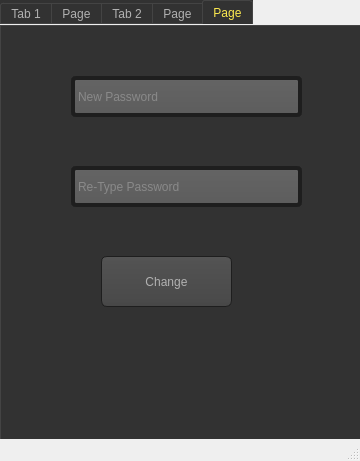
<?xml version="1.0" encoding="UTF-8"?>
<ui version="4.0">
 <class>MainWindow</class>
 <widget class="QMainWindow" name="MainWindow">
  <property name="geometry">
   <rect>
    <x>0</x>
    <y>0</y>
    <width>360</width>
    <height>461</height>
   </rect>
  </property>
  <property name="windowTitle">
   <string>MainWindow</string>
  </property>
  <widget class="QWidget" name="centralwidget">
   <widget class="QTabWidget" name="tabWidget">
    <property name="geometry">
     <rect>
      <x>0</x>
      <y>0</y>
      <width>361</width>
      <height>441</height>
     </rect>
    </property>
    <property name="styleSheet">
     <string notr="true">QToolTip
{
     border: 1px solid black;
     background-color: #ffa02f;
     padding: 1px;
     border-radius: 3px;
     opacity: 100;
}

QWidget
{
    color: #b1b1b1;
    background-color: #323232;
}

QTreeView, QListView
{
    background-color: silver;
    margin-left: 5px;
}

QWidget:item:hover
{
    background-color: QLinearGradient( x1: 0, y1: 0, x2: 0, y2: 1, stop: 0 #ffa02f, stop: 1 #ca0619);
    color: #000000;
}

QWidget:item:selected
{
    background-color: QLinearGradient( x1: 0, y1: 0, x2: 0, y2: 1, stop: 0 #ffa02f, stop: 1 #d7801a);
}

QMenuBar::item
{
    background: transparent;
}

QMenuBar::item:selected
{
    background: transparent;
    border: 1px solid #ffaa00;
}

QMenuBar::item:pressed
{
    background: #444;
    border: 1px solid #000;
    background-color: QLinearGradient(
        x1:0, y1:0,
        x2:0, y2:1,
        stop:1 #212121,
        stop:0.4 #343434/*,
        stop:0.2 #343434,
        stop:0.1 #ffaa00*/
    );
    margin-bottom:-1px;
    padding-bottom:1px;
}

QMenu
{
    border: 1px solid #000;
}

QMenu::item
{
    padding: 2px 20px 2px 20px;
}

QMenu::item:selected
{
    color: #000000;
}

QWidget:disabled
{
    color: #808080;
    background-color: #323232;
}

QAbstractItemView
{
    background-color: QLinearGradient( x1: 0, y1: 0, x2: 0, y2: 1, stop: 0 #4d4d4d, stop: 0.1 #646464, stop: 1 #5d5d5d);
}

QWidget:focus
{
    /*border: 1px solid darkgray;*/
}

QLineEdit
{
    background-color: QLinearGradient( x1: 0, y1: 0, x2: 0, y2: 1, stop: 0 #4d4d4d, stop: 0 #646464, stop: 1 #5d5d5d);
    padding: 1px;
    border-style: solid;
    border: 4px solid #1e1e1e;
    border-radius: 5;
}

QPushButton
{
    color: #b1b1b1;
    background-color: QLinearGradient( x1: 0, y1: 0, x2: 0, y2: 1, stop: 0 #565656, stop: 0.1 #525252, stop: 0.5 #4e4e4e, stop: 0.9 #4a4a4a, stop: 1 #464646);
    border-width: 1px;
    border-color: #1e1e1e;
    border-style: solid;
    border-radius: 6;
    padding: 3px;
    font-size: 12px;
    padding-left: 5px;
    padding-right: 5px;
    min-width: 40px;
}

QPushButton:pressed
{
    
	color: rgb(252, 233, 79);
}

QComboBox
{
    selection-background-color: #ffaa00;
    background-color: QLinearGradient( x1: 0, y1: 0, x2: 0, y2: 1, stop: 0 #565656, stop: 0.1 #525252, stop: 0.5 #4e4e4e, stop: 0.9 #4a4a4a, stop: 1 #464646);
    border-style: solid;
    border: 1px solid #1e1e1e;
    border-radius: 5;
}

QComboBox:hover,QPushButton:hover
{
    border: 2px solid QLinearGradient( x1: 0, y1: 0, x2: 0, y2: 1, stop: 0 #ffa02f, stop: 1 #d7801a);
}


QComboBox:on
{
    padding-top: 3px;
    padding-left: 4px;
    background-color: QLinearGradient( x1: 0, y1: 0, x2: 0, y2: 1, stop: 0 #2d2d2d, stop: 0.1 #2b2b2b, stop: 0.5 #292929, stop: 0.9 #282828, stop: 1 #252525);
    selection-background-color: #ffaa00;
}

QComboBox QAbstractItemView
{
    border: 2px solid darkgray;
    selection-background-color: QLinearGradient( x1: 0, y1: 0, x2: 0, y2: 1, stop: 0 #ffa02f, stop: 1 #d7801a);
}

QComboBox::drop-down
{
     subcontrol-origin: padding;
     subcontrol-position: top right;
     width: 15px;

     border-left-width: 0px;
     border-left-color: darkgray;
     border-left-style: solid; /* just a single line */
     border-top-right-radius: 3px; /* same radius as the QComboBox */
     border-bottom-right-radius: 3px;
 }

QComboBox::down-arrow
{
     image: url(:/dark_orange/img/down_arrow.png);
}

QGroupBox
{
    border: 1px solid darkgray;
    margin-top: 10px;
}

QGroupBox:focus
{
    border: 1px solid darkgray;
}

QTextEdit:focus
{
    border: 1px solid darkgray;
}

QScrollBar:horizontal {
     border: 1px solid #222222;
     background: QLinearGradient( x1: 0, y1: 0, x2: 0, y2: 1, stop: 0.0 #121212, stop: 0.2 #282828, stop: 1 #484848);
     height: 7px;
     margin: 0px 16px 0 16px;
}

QScrollBar::handle:horizontal
{
      background: QLinearGradient( x1: 0, y1: 0, x2: 1, y2: 0, stop: 0 #ffa02f, stop: 0.5 #d7801a, stop: 1 #ffa02f);
      min-height: 20px;
      border-radius: 2px;
}

QScrollBar::add-line:horizontal {
      border: 1px solid #1b1b19;
      border-radius: 2px;
      background: QLinearGradient( x1: 0, y1: 0, x2: 1, y2: 0, stop: 0 #ffa02f, stop: 1 #d7801a);
      width: 14px;
      subcontrol-position: right;
      subcontrol-origin: margin;
}

QScrollBar::sub-line:horizontal {
      border: 1px solid #1b1b19;
      border-radius: 2px;
      background: QLinearGradient( x1: 0, y1: 0, x2: 1, y2: 0, stop: 0 #ffa02f, stop: 1 #d7801a);
      width: 14px;
     subcontrol-position: left;
     subcontrol-origin: margin;
}

QScrollBar::right-arrow:horizontal, QScrollBar::left-arrow:horizontal
{
      border: 1px solid black;
      width: 1px;
      height: 1px;
      background: white;
}

QScrollBar::add-page:horizontal, QScrollBar::sub-page:horizontal
{
      background: none;
}

QScrollBar:vertical
{
      background: QLinearGradient( x1: 0, y1: 0, x2: 1, y2: 0, stop: 0.0 #121212, stop: 0.2 #282828, stop: 1 #484848);
      width: 7px;
      margin: 16px 0 16px 0;
      border: 1px solid #222222;
}

QScrollBar::handle:vertical
{
      background: QLinearGradient( x1: 0, y1: 0, x2: 0, y2: 1, stop: 0 #ffa02f, stop: 0.5 #d7801a, stop: 1 #ffa02f);
      min-height: 20px;
      border-radius: 2px;
}

QScrollBar::add-line:vertical
{
      border: 1px solid #1b1b19;
      border-radius: 2px;
      background: QLinearGradient( x1: 0, y1: 0, x2: 0, y2: 1, stop: 0 #ffa02f, stop: 1 #d7801a);
      height: 14px;
      subcontrol-position: bottom;
      subcontrol-origin: margin;
}

QScrollBar::sub-line:vertical
{
      border: 1px solid #1b1b19;
      border-radius: 2px;
      background: QLinearGradient( x1: 0, y1: 0, x2: 0, y2: 1, stop: 0 #d7801a, stop: 1 #ffa02f);
      height: 14px;
      subcontrol-position: top;
      subcontrol-origin: margin;
}

QScrollBar::up-arrow:vertical, QScrollBar::down-arrow:vertical
{
      border: 1px solid black;
      width: 1px;
      height: 1px;
      background: white;
}


QScrollBar::add-page:vertical, QScrollBar::sub-page:vertical
{
      background: none;
}

QTextEdit
{
    background-color: #242424;
}

QPlainTextEdit
{
    background-color: #242424;
}

QHeaderView::section
{
    background-color: QLinearGradient(x1:0, y1:0, x2:0, y2:1, stop:0 #616161, stop: 0.5 #505050, stop: 0.6 #434343, stop:1 #656565);
    color: white;
    padding-left: 4px;
    border: 1px solid #6c6c6c;
}

QCheckBox:disabled
{
color: #414141;
}

QDockWidget::title
{
    text-align: center;
    spacing: 3px; /* spacing between items in the tool bar */
    background-color: QLinearGradient(x1:0, y1:0, x2:0, y2:1, stop:0 #323232, stop: 0.5 #242424, stop:1 #323232);
}

QDockWidget::close-button, QDockWidget::float-button
{
    text-align: center;
    spacing: 1px; /* spacing between items in the tool bar */
    background-color: QLinearGradient(x1:0, y1:0, x2:0, y2:1, stop:0 #323232, stop: 0.5 #242424, stop:1 #323232);
}

QDockWidget::close-button:hover, QDockWidget::float-button:hover
{
    background: #242424;
}

QDockWidget::close-button:pressed, QDockWidget::float-button:pressed
{
    padding: 1px -1px -1px 1px;
}

QMainWindow::separator
{
    background-color: QLinearGradient(x1:0, y1:0, x2:0, y2:1, stop:0 #161616, stop: 0.5 #151515, stop: 0.6 #212121, stop:1 #343434);
    color: white;
    padding-left: 4px;
    border: 1px solid #4c4c4c;
    spacing: 3px; /* spacing between items in the tool bar */
}

QMainWindow::separator:hover
{

    background-color: QLinearGradient(x1:0, y1:0, x2:0, y2:1, stop:0 #d7801a, stop:0.5 #b56c17 stop:1 #ffa02f);
    color: white;
    padding-left: 4px;
    border: 1px solid #6c6c6c;
    spacing: 3px; /* spacing between items in the tool bar */
}

QToolBar::handle
{
     spacing: 3px; /* spacing between items in the tool bar */
     background: url(:/dark_orange/img/handle.png);
}

QMenu::separator
{
    height: 2px;
    background-color: QLinearGradient(x1:0, y1:0, x2:0, y2:1, stop:0 #161616, stop: 0.5 #151515, stop: 0.6 #212121, stop:1 #343434);
    color: white;
    padding-left: 4px;
    margin-left: 10px;
    margin-right: 5px;
}

QProgressBar
{
    border: 2px solid grey;
    border-radius: 5px;
    text-align: center;
}

QProgressBar::chunk
{
    background-color: #d7801a;
    width: 2.15px;
    margin: 0.5px;
}

QTabBar::tab {
    color: #b1b1b1;
    border: 1px solid #444;
    border-bottom-style: none;
    background-color: #323232;
    padding-left: 10px;
    padding-right: 10px;
    padding-top: 3px;
    padding-bottom: 2px;
    margin-right: -1px;
}

QTabWidget::pane {
    border: 1px solid #444;
    top: 1px;
}

QTabBar::tab:last
{
    margin-right: 0; /* the last selected tab has nothing to overlap with on the right */
    border-top-right-radius: 3px;
}

QTabBar::tab:first:!selected
{
 margin-left: 0px; /* the last selected tab has nothing to overlap with on the right */


    border-top-left-radius: 3px;
}

QTabBar::tab:!selected
{
    color: #b1b1b1;
    border-bottom-style: solid;
    margin-top: 3px;
    background-color: QLinearGradient(x1:0, y1:0, x2:0, y2:1, stop:1 #212121, stop:.4 #343434);
}

QTabBar::tab:selected
{
color: rgb(252, 233, 79);

    border-top-left-radius: 3px;
    border-top-right-radius: 3px;
    margin-bottom: 0px;
}

QTabBar::tab:!selected:hover
{
    /*border-top: 2px solid #ffaa00;
    padding-bottom: 3px;*/
   
	
	background-color: rgb(252, 233, 79);
    border-top-left-radius: 3px;
    border-top-right-radius: 3px;
    background-color: QLinearGradient(x1:0, y1:0, x2:0, y2:1, stop:1 #212121, stop:0.4 #343434, stop:0.2 #343434, stop:0.1 #ffaa00);
}

QRadioButton::indicator:checked, QRadioButton::indicator:unchecked{
    color: #b1b1b1;
    background-color: #323232;
    border: 1px solid #b1b1b1;
    border-radius: 6px;
}

QRadioButton::indicator:checked
{
    background-color: qradialgradient(
        cx: 0.5, cy: 0.5,
        fx: 0.5, fy: 0.5,
        radius: 1.0,
        stop: 0.25 #ffaa00,
        stop: 0.3 #323232
    );
}

QCheckBox::indicator{
    color: #b1b1b1;
    background-color: #323232;
    border: 1px solid #b1b1b1;
    width: 9px;
    height: 9px;
}

QRadioButton::indicator
{
    border-radius: 6px;
}

QRadioButton::indicator:hover, QCheckBox::indicator:hover
{
    border: 1px solid #ffaa00;
}

QCheckBox::indicator:checked
{
    image:url(:/dark_orange/img/checkbox.png);
}

QCheckBox::indicator:disabled, QRadioButton::indicator:disabled
{
    border: 1px solid #444;
}


QSlider::groove:horizontal {
    border: 1px solid #3A3939;
    height: 8px;
    background: #201F1F;
    margin: 2px 0;
    border-radius: 2px;
}

QSlider::handle:horizontal {
    background: QLinearGradient( x1: 0, y1: 0, x2: 0, y2: 1,
      stop: 0.0 silver, stop: 0.2 #a8a8a8, stop: 1 #727272);
    border: 1px solid #3A3939;
    width: 14px;
    height: 14px;
    margin: -4px 0;
    border-radius: 2px;
}

QSlider::groove:vertical {
    border: 1px solid #3A3939;
    width: 8px;
    background: #201F1F;
    margin: 0 0px;
    border-radius: 2px;
}

QSlider::handle:vertical {
    background: QLinearGradient( x1: 0, y1: 0, x2: 0, y2: 1, stop: 0.0 silver,
      stop: 0.2 #a8a8a8, stop: 1 #727272);
    border: 1px solid #3A3939;
    width: 14px;
    height: 14px;
    margin: 0 -4px;
    border-radius: 2px;
}

QAbstractSpinBox {
    padding-top: 2px;
    padding-bottom: 2px;
    border: 1px solid darkgray;

    border-radius: 2px;
    min-width: 50px;
}

</string>
    </property>
    <property name="currentIndex">
     <number>4</number>
    </property>
    <widget class="QWidget" name="tab">
     <attribute name="title">
      <string>Tab 1</string>
     </attribute>
     <widget class="QLineEdit" name="lineEdit">
      <property name="geometry">
       <rect>
        <x>60</x>
        <y>50</y>
        <width>231</width>
        <height>41</height>
       </rect>
      </property>
      <property name="placeholderText">
       <string>Username</string>
      </property>
     </widget>
     <widget class="QPushButton" name="pushButton">
      <property name="geometry">
       <rect>
        <x>20</x>
        <y>220</y>
        <width>131</width>
        <height>51</height>
       </rect>
      </property>
      <property name="text">
       <string>Login</string>
      </property>
     </widget>
     <widget class="QLineEdit" name="lineEdit_2">
      <property name="geometry">
       <rect>
        <x>60</x>
        <y>140</y>
        <width>231</width>
        <height>41</height>
       </rect>
      </property>
      <property name="echoMode">
       <enum>QLineEdit::Password</enum>
      </property>
      <property name="placeholderText">
       <string>Password</string>
      </property>
     </widget>
     <widget class="QPushButton" name="pushButton_2">
      <property name="geometry">
       <rect>
        <x>170</x>
        <y>360</y>
        <width>181</width>
        <height>41</height>
       </rect>
      </property>
      <property name="text">
       <string>Sign Up</string>
      </property>
     </widget>
     <widget class="QPushButton" name="pushButton_7">
      <property name="geometry">
       <rect>
        <x>200</x>
        <y>220</y>
        <width>131</width>
        <height>51</height>
       </rect>
      </property>
      <property name="text">
       <string>Forget Pass</string>
      </property>
     </widget>
    </widget>
    <widget class="QWidget" name="tab_3">
     <attribute name="title">
      <string>Page</string>
     </attribute>
     <widget class="QLineEdit" name="lineEdit_3">
      <property name="geometry">
       <rect>
        <x>70</x>
        <y>30</y>
        <width>231</width>
        <height>41</height>
       </rect>
      </property>
      <property name="placeholderText">
       <string>Name</string>
      </property>
     </widget>
     <widget class="QLineEdit" name="lineEdit_4">
      <property name="geometry">
       <rect>
        <x>70</x>
        <y>90</y>
        <width>231</width>
        <height>41</height>
       </rect>
      </property>
      <property name="placeholderText">
       <string>Username</string>
      </property>
     </widget>
     <widget class="QLineEdit" name="lineEdit_5">
      <property name="geometry">
       <rect>
        <x>70</x>
        <y>150</y>
        <width>231</width>
        <height>41</height>
       </rect>
      </property>
      <property name="placeholderText">
       <string>Email</string>
      </property>
     </widget>
     <widget class="QLineEdit" name="lineEdit_6">
      <property name="geometry">
       <rect>
        <x>70</x>
        <y>210</y>
        <width>231</width>
        <height>41</height>
       </rect>
      </property>
      <property name="echoMode">
       <enum>QLineEdit::Password</enum>
      </property>
      <property name="placeholderText">
       <string>Password</string>
      </property>
     </widget>
     <widget class="QLineEdit" name="lineEdit_8">
      <property name="geometry">
       <rect>
        <x>70</x>
        <y>270</y>
        <width>231</width>
        <height>41</height>
       </rect>
      </property>
      <property name="echoMode">
       <enum>QLineEdit::Password</enum>
      </property>
      <property name="placeholderText">
       <string>Re-Type Password</string>
      </property>
     </widget>
     <widget class="QPushButton" name="pushButton_3">
      <property name="geometry">
       <rect>
        <x>190</x>
        <y>330</y>
        <width>131</width>
        <height>51</height>
       </rect>
      </property>
      <property name="text">
       <string>SignUp</string>
      </property>
     </widget>
     <widget class="QPushButton" name="pushButton_8">
      <property name="geometry">
       <rect>
        <x>20</x>
        <y>330</y>
        <width>131</width>
        <height>51</height>
       </rect>
      </property>
      <property name="text">
       <string>Back</string>
      </property>
     </widget>
    </widget>
    <widget class="QWidget" name="tab_2">
     <attribute name="title">
      <string>Tab 2</string>
     </attribute>
     <widget class="QLineEdit" name="lineEdit_7">
      <property name="geometry">
       <rect>
        <x>70</x>
        <y>90</y>
        <width>231</width>
        <height>41</height>
       </rect>
      </property>
      <property name="placeholderText">
       <string>Email</string>
      </property>
     </widget>
     <widget class="QPushButton" name="pushButton_4">
      <property name="geometry">
       <rect>
        <x>30</x>
        <y>170</y>
        <width>131</width>
        <height>51</height>
       </rect>
      </property>
      <property name="text">
       <string>Send</string>
      </property>
     </widget>
     <widget class="QPushButton" name="pushButton_9">
      <property name="geometry">
       <rect>
        <x>210</x>
        <y>170</y>
        <width>131</width>
        <height>51</height>
       </rect>
      </property>
      <property name="text">
       <string>Back</string>
      </property>
     </widget>
    </widget>
    <widget class="QWidget" name="tab_4">
     <attribute name="title">
      <string>Page</string>
     </attribute>
     <widget class="QLineEdit" name="lineEdit_9">
      <property name="geometry">
       <rect>
        <x>60</x>
        <y>60</y>
        <width>231</width>
        <height>41</height>
       </rect>
      </property>
      <property name="placeholderText">
       <string>Write Code</string>
      </property>
     </widget>
     <widget class="QPushButton" name="pushButton_5">
      <property name="geometry">
       <rect>
        <x>30</x>
        <y>170</y>
        <width>131</width>
        <height>51</height>
       </rect>
      </property>
      <property name="text">
       <string>Check</string>
      </property>
     </widget>
     <widget class="QPushButton" name="pushButton_10">
      <property name="geometry">
       <rect>
        <x>210</x>
        <y>170</y>
        <width>131</width>
        <height>51</height>
       </rect>
      </property>
      <property name="text">
       <string>Back</string>
      </property>
     </widget>
     <widget class="QPushButton" name="pushButton_11">
      <property name="geometry">
       <rect>
        <x>110</x>
        <y>280</y>
        <width>131</width>
        <height>51</height>
       </rect>
      </property>
      <property name="text">
       <string>Code Not Send</string>
      </property>
     </widget>
    </widget>
    <widget class="QWidget" name="tab_5">
     <attribute name="title">
      <string>Page</string>
     </attribute>
     <widget class="QLineEdit" name="lineEdit_10">
      <property name="geometry">
       <rect>
        <x>70</x>
        <y>50</y>
        <width>231</width>
        <height>41</height>
       </rect>
      </property>
      <property name="echoMode">
       <enum>QLineEdit::Password</enum>
      </property>
      <property name="placeholderText">
       <string>New Password</string>
      </property>
     </widget>
     <widget class="QLineEdit" name="lineEdit_11">
      <property name="geometry">
       <rect>
        <x>70</x>
        <y>140</y>
        <width>231</width>
        <height>41</height>
       </rect>
      </property>
      <property name="echoMode">
       <enum>QLineEdit::Password</enum>
      </property>
      <property name="placeholderText">
       <string>Re-Type Password</string>
      </property>
     </widget>
     <widget class="QPushButton" name="pushButton_6">
      <property name="geometry">
       <rect>
        <x>100</x>
        <y>230</y>
        <width>131</width>
        <height>51</height>
       </rect>
      </property>
      <property name="text">
       <string>Change</string>
      </property>
     </widget>
    </widget>
   </widget>
  </widget>
  <widget class="QMenuBar" name="menubar">
   <property name="geometry">
    <rect>
     <x>0</x>
     <y>0</y>
     <width>360</width>
     <height>24</height>
    </rect>
   </property>
  </widget>
  <widget class="QStatusBar" name="statusbar"/>
 </widget>
 <resources/>
 <connections/>
</ui>
